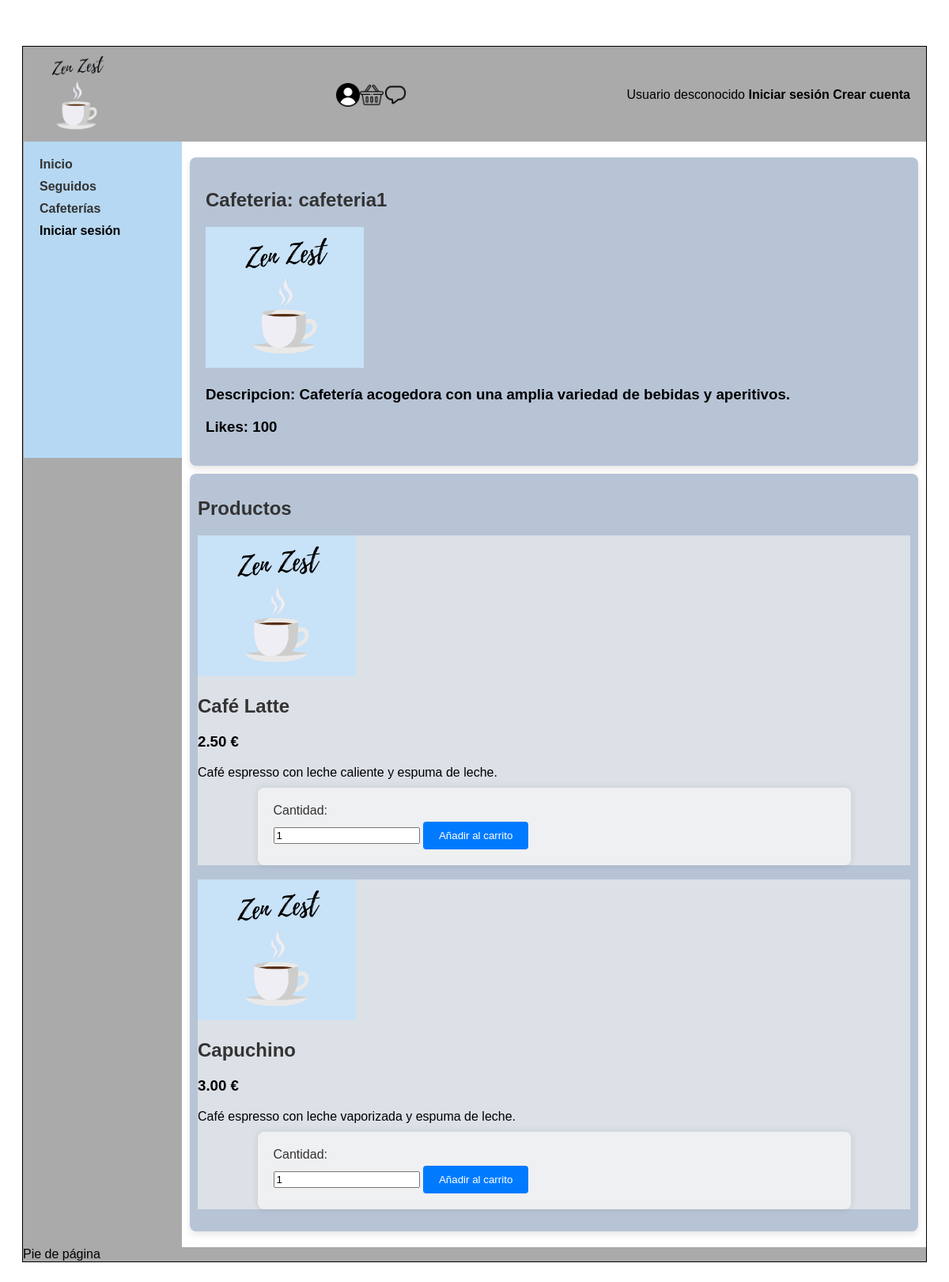
Screenshot of /cafeteriaDetail.php?name=cafeteria1 with the database file from the repository.
### tables this page shows
CREATE TABLE Cafeteria (
    Nombre VARCHAR(50) PRIMARY KEY,
    Descripcion TEXT,
    Owner VARCHAR(50),
    FOREIGN KEY (Owner) REFERENCES Usuario(Nombre),
    Categoria VARCHAR(50),
    Ubicacion VARCHAR(255),
    Foto VARCHAR(255),
    Cantidad_de_likes INT
);

CREATE TABLE Productos (
    ID INT AUTO_INCREMENT PRIMARY KEY,
    Nombre VARCHAR(100),
    Cafeteria_Owner VARCHAR(50),
    FOREIGN KEY (Cafeteria_Owner) REFERENCES Cafeteria(Nombre),
    Precio DECIMAL(10,2),
    Foto VARCHAR(255),
    Descripcion TEXT
);

### includes/clases/cafeteria.php (called while the page is built, shortened)
<?php
class cafeteria {
    private $descripcion;
    private $foto;
    private $cantidadDeLikes;
    public function __construct($nombre, $descripcion, $owner, $categoria, $ubicacion,$foto, $cantidadDeLikes) {
        $this->descripcion = $descripcion;
        $this->foto = $foto;
        $this->cantidadDeLikes = $cantidadDeLikes;
    }
    public static function getCafeteriaByName($name){
        $conn = Aplicacion::getInstance()->getConexionBd();
        $query = sprintf("SELECT * FROM Cafeteria C WHERE C.Nombre = '%s'", $conn->real_escape_string($name));
        $rs = $conn->query($query);
        if ($rs->num_rows > 0) {
            $fila = $rs->fetch_assoc();
            $cafeteria = new cafeteria($fila['Nombre'], $fila['Descripcion'], $fila['Owner'], $fila['Categoria'], $fila['Ubicacion'],$fila['Foto'], $fila['Cantidad_de_likes']);
            $result=$cafeteria;
        } else
        {
            $result = false;
        }
        return $result;
    }
    public function getDescripcion() {
        return $this->descripcion;
    }
    public function getFoto() {
        return $this->foto;
    }
    public function getCantidadDeLikes() {
        return $this->cantidadDeLikes;
    }
}
?>

### includes/clases/producto.php (called while the page is built, shortened)
<?php
class Producto {
    private $nombre;
    private $precio;
    private $descripcion;
    private $foto;
    public function __construct($nombre, $cafeteriaOwner, $precio, $foto,$descripcion) {
        $this->nombre = $nombre;
        $this->precio = $precio;
        $this->descripcion = $descripcion;
        $this->foto=$foto;
    }
    public static function getCafeAllItemsByOwner($cafeName){
        $conn = Aplicacion::getInstance()->getConexionBd();
        $query = sprintf("SELECT * FROM Productos WHERE Cafeteria_Owner='%s'", $conn->real_escape_string($cafeName));
        $rs=$conn->query($query);
        if ($rs->num_rows > 0) {
            while ($fila = $rs->fetch_assoc()) {
                $productos[] = new Producto($fila['Nombre'],$fila['Cafeteria_Owner'],$fila['Precio'],$fila['Foto'],$fila['Descripcion']);
            }
        } else
        {
            $productos = array();
        }
        return $productos;
    }
    public function getNombre() {
        return $this->nombre;
    }
    public function getPrecio() {
        return $this->precio;
    }
    public function getFoto(){
        return $this->foto;
    }
    public function getDescripcion() {
        return $this->descripcion;
    }
}

### cafeteriaDetail.php (the view, shortened to what this page needs)
<?php
require_once __DIR__.'/includes/clases/producto.php';
require_once __DIR__.'/includes/clases/cafeteria.php';
if (isset($_GET['name'])){
    $name= $_GET['name'];
    $productos = Producto::getCafeAllItemsByOwner($name);
    $cafeteria= Cafeteria::getCafeteriaByName($name);
    }
$fotoCafe=$cafeteria->getFoto();
$fotoCafe=RUTA_APP.$fotoCafe;
$descripcion = $cafeteria->getDescripcion();
$likes = $cafeteria->getCantidadDeLikes();
$contenidoPrincipal = <<<EOS
<div class= 'cafeteria'>
<h1>Cafeteria: $name</h1>
<img src='$fotoCafe'alt='Image description' style='max-width: 200px; max-height: 200px;'>
<h3>Descripcion: $descripcion </h3>
<h3>Likes: $likes </h3>
</div>
<div class='productos'>
<h1>Productos</h1>
EOS;
foreach ($productos as $producto) {
    $foto_URL = RUTA_APP . htmlspecialchars($producto->getFoto());
    $nombre = htmlspecialchars($producto->getNombre());
    $precio = htmlspecialchars($producto->getPrecio());
    $descripcion = htmlspecialchars($producto->getDescripcion());
    $contenidoPrincipal .= "<div class='cafeteria-item'>";
    $contenidoPrincipal .= "<img src='$foto_URL' alt='Descripción de la imagen' style='max-width: 200px; max-height: 200px;'>";
    $contenidoPrincipal .= "<h2>$nombre</h2>";
    $contenidoPrincipal .= "<h3>$precio €</h3>";
    $contenidoPrincipal .= "<p>$descripcion</p>";
    $contenidoPrincipal .= <<<HTML
    <form action="procesarAñadirAlCarrito.php" method="post">
        <input type="hidden" name="nombreProducto" value="$nombre">
        <input type="hidden" name="precioProducto" value="$precio">
        <label for="cantidad-$nombre">Cantidad:</label>
        <input type="number" id="cantidad-$nombre" name="cantidad" value="1" min="1" required>
        <input type="submit" value="Añadir al carrito">
    </form>
    HTML;
    $contenidoPrincipal .= "</div><br>";
}
require_once __DIR__.'/includes/vistas/plantillas/plantilla.php';
?>

### css/estilo.css (style rules this page uses)
body { font-family: Arial, sans-serif; background-color: #FFFFFF; padding: 20px; }
h1, h2 { color: #333; }
p { margin-bottom: 10px; }
* { margin: 10; padding: 100; box-sizing: border-box; }
form { max-width: 750px; margin: 0 auto; background-color: #eff0f1; padding: 20px; border-radius: 8px; box-shadow: 0 0 10px rgba(0, 0, 0, 0.1); }
label { display: block; margin-bottom: 5px; color: #333; }
input[type="submit"] { background-color: #007bff; color: #ffffff; border: none; padding: 10px 20px; cursor: pointer; border-radius: 4px; }
.cafeteria { background-color: #b7c4d6; border-radius: 8px; padding: 20px; margin: 10px 0; box-shadow: 0 4px 8px rgba(0,0,0,0.1); }
.productos { background-color: #b7c4d6; border-radius: 8px; padding: 10px; margin: 10px auto; box-shadow: 0 4px 8px rgba(0,0,0,0.1); }
.cafeteria-item { background-color: #dce1e7; justify-content: space-around; align-items: flex-start; }

### rows the page displays
cafeteria: Descripcion "Cafetería acogedora con una amplia variedad de bebidas y aperitivos.", Cantidad_de_likes "100"
productos: Foto (picture), Nombre "Café Latte", Precio "2.50", Descripcion "Café espresso con leche caliente y espuma de leche."
productos: Foto (picture), Nombre "Capuchino", Precio "3.00", Descripcion "Café espresso con leche vaporizada y espuma de leche."

### other values shown
$name "cafeteria1"
